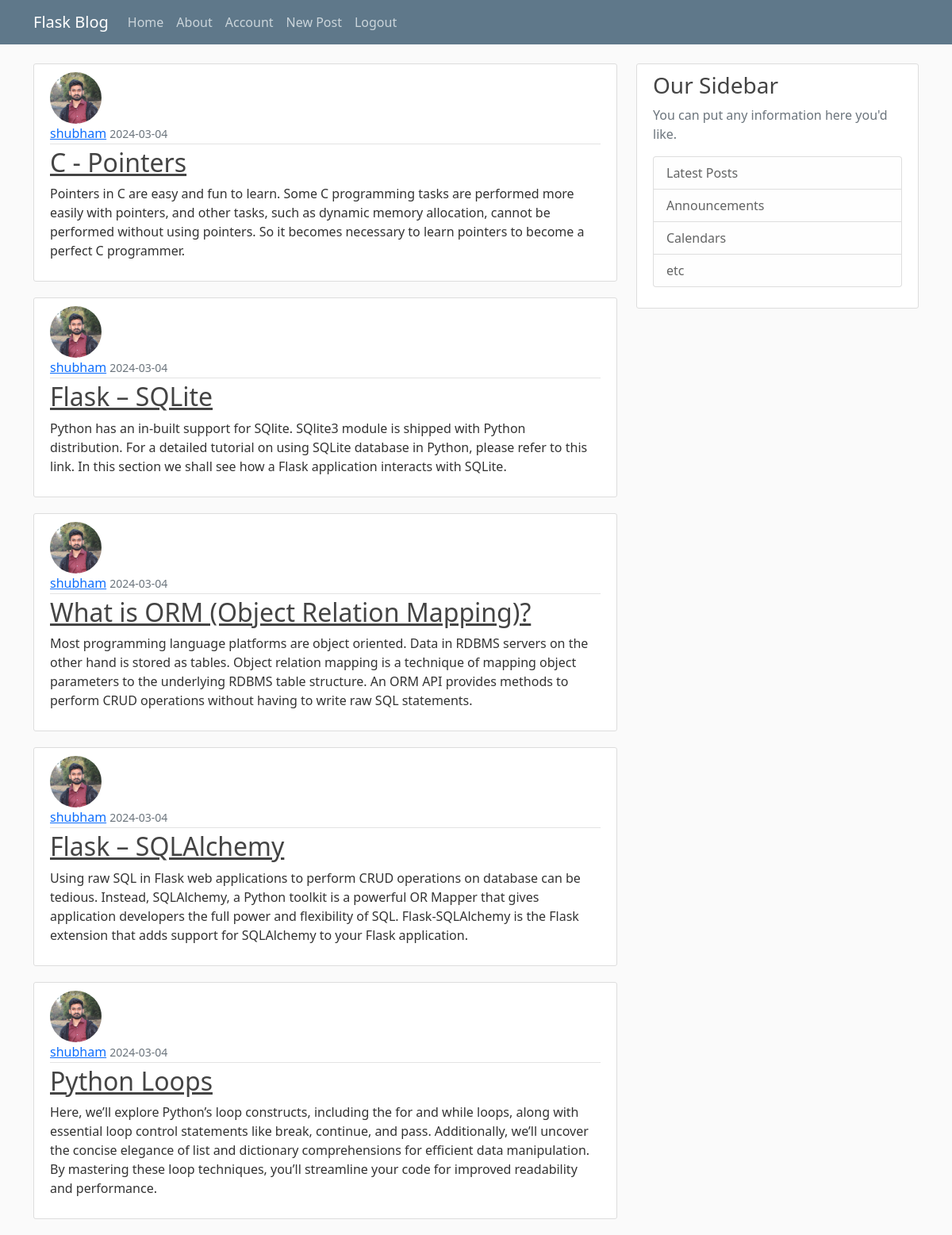
Screenshot of /home (signed in) with the database file from the repository.
### flask_blog/models.py (models this page shows, shortened)
class Post(db.Model):
    id = db.Column(db.Integer, primary_key = True)
    title = db.Column(db.String(120), nullable = False)
    date_posted = db.Column(db.DateTime, nullable = False, default=datetime.utcnow)
    content = db.Column(db.Text, nullable=False)
    user_id = db.Column(db.Integer, db.ForeignKey('user.id'), nullable = False)

class User(db.Model, UserMixin):
    id = db.Column(db.Integer, primary_key = True)
    username = db.Column(db.String(20), unique=True, nullable=False)
    email = db.Column(db.String(120), unique=True, nullable=False)
    image_file = db.Column(db.String(20), nullable=False, default='default.jpg')
    password = db.Column(db.String(60), nullable=False)
    posts = db.relationship('Post', backref='author', lazy=True)

### flask_blog/routes.py (the view)
@app.route("/")
@app.route("/home")
def home():
    page = request.args.get('page', 1, type=int)
    posts = Post.query.order_by(Post.date_posted.desc()).paginate(page=page, per_page=5)
    return render_template("home.html", posts=posts)

### flask_blog/models.py (called while the page is built)
@login_manager.user_loader
def load_user(user_id):
    return User.query.get(int(user_id))

### flask_blog/templates/home.html
{% extends "layout.html" %}
{% block start %}
    {% for post in posts %}
    <article class="media content-section">
      <img class="rounded-circle article-img" src="{{ url_for('static',filename='profile_pics/'+post.author.image_file) }}">
        <div class="media-body">
          <div class="article-metadata">
            <a class="mr-2" href="#">{{ post.author.username }}</a>
            <small class="text-muted">{{ post.date_posted.strftime('%Y-%m-%d') }}</small>
          </div>
          <h2><a class="article-title" href="{{ url_for('post',post_id=post.id) }}">{{ post.title }}</a></h2>
          <p class="article-content">{{ post.content }}</p>
        </div>
      </article>
    {% endfor %}
{% endblock %}

### flask_blog/static/main.css (style rules this page uses)
body { background: #fafafa; color: #333333; margin-top: 5rem; }
h1, h2, h3, h4, h5, h6 { color: #444444; }
.content-section { background: #ffffff; padding: 10px 20px; border: 1px solid #dddddd; border-radius: 3px; margin-bottom: 20px; }
.article-title { color: #444444; }
.article-content { white-space: pre-line; }
.article-img { height: 65px; width: 65px; margin-right: 16px; }
.article-metadata { padding-bottom: 1px; margin-bottom: 4px; border-bottom: 1px solid #e3e3e3 }

### rows the page displays
Post: image_file (picture), author.username "shubham", date_posted "2024-03-04", title "C - Pointers", content "Pointers in C are easy and fun to learn. Some C programming tasks are performed more easily with pointers, and other tasks, such as dynamic memory allocation, cannot be performed without using pointers. So it becomes necessary to learn pointers to become a perfect C programmer."
Post: image_file (picture), author.username "shubham", date_posted "2024-03-04", title "Flask – SQLite", content "Python has an in-built support for SQlite. SQlite3 module is shipped with Python distribution. For a detailed tutorial on using SQLite database in Python, please refer to this link. In this section we shall see how a Flask application interacts with SQLite."
Post: image_file (picture), author.username "shubham", date_posted "2024-03-04", title "What is ORM (Object Relation Mapping)?", content "Most programming language platforms are object oriented. Data in RDBMS servers on the other hand is stored as tables. Object relation mapping is a technique of mapping object parameters to the underlying RDBMS table structure. An ORM API provides methods to perform CRUD operations without having to write raw SQL statements."
Post: image_file (picture), author.username "shubham", date_posted "2024-03-04", title "Flask – SQLAlchemy", content "Using raw SQL in Flask web applications to perform CRUD operations on database can be tedious. Instead, SQLAlchemy, a Python toolkit is a powerful OR Mapper that gives application developers the full power and flexibility of SQL. Flask-SQLAlchemy is the Flask extension that adds support for SQLAlchemy to your Flask application."
Post: image_file (picture), author.username "shubham", date_posted "2024-03-04", title "Python Loops", content "Here, we’ll explore Python’s loop constructs, including the for and while loops, along with essential loop control statements like break, continue, and pass. Additionally, we’ll uncover the concise elegance of list and dictionary comprehensions for efficient data manipulation. By mastering these loop techniques, you’ll streamline your code for improved readability and performance."
